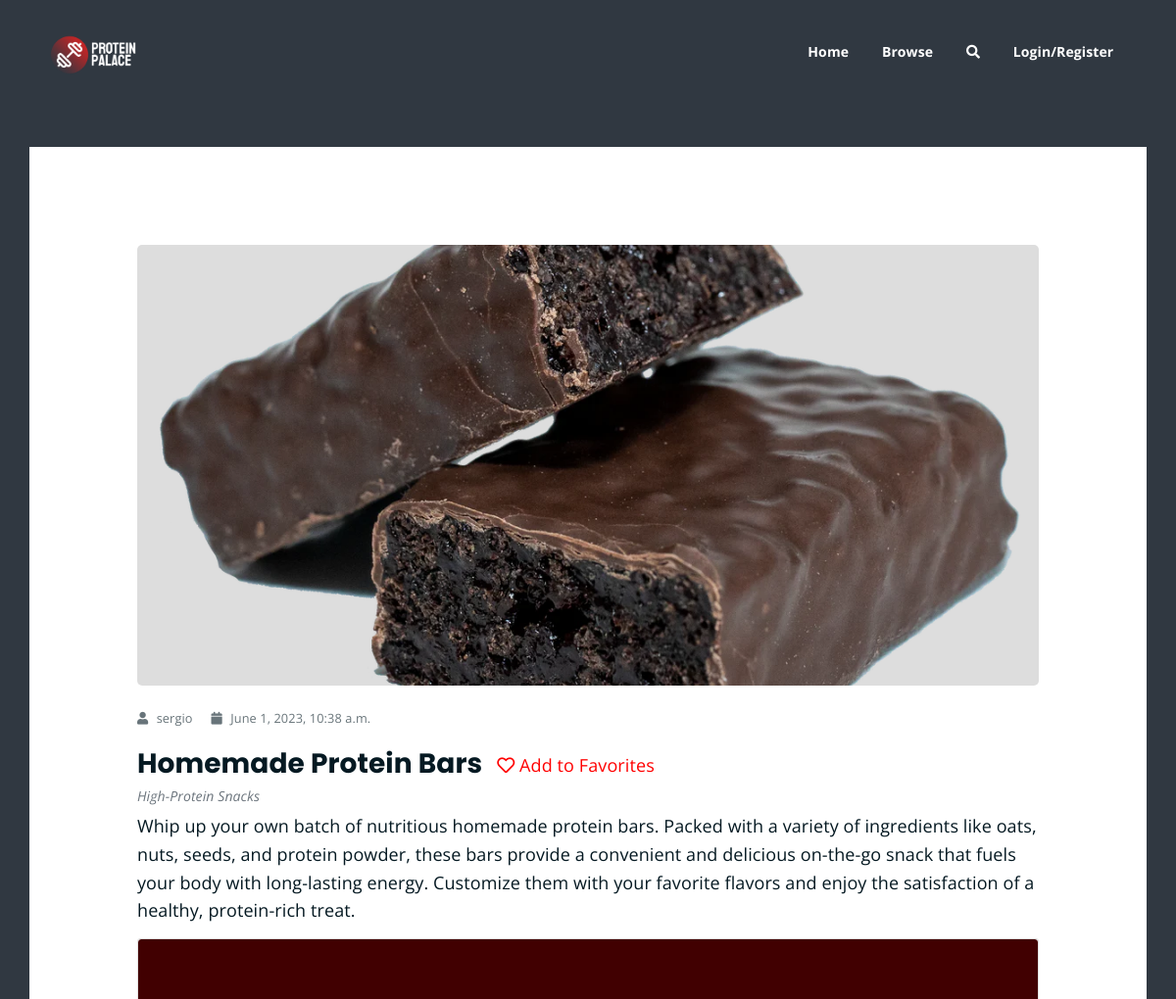
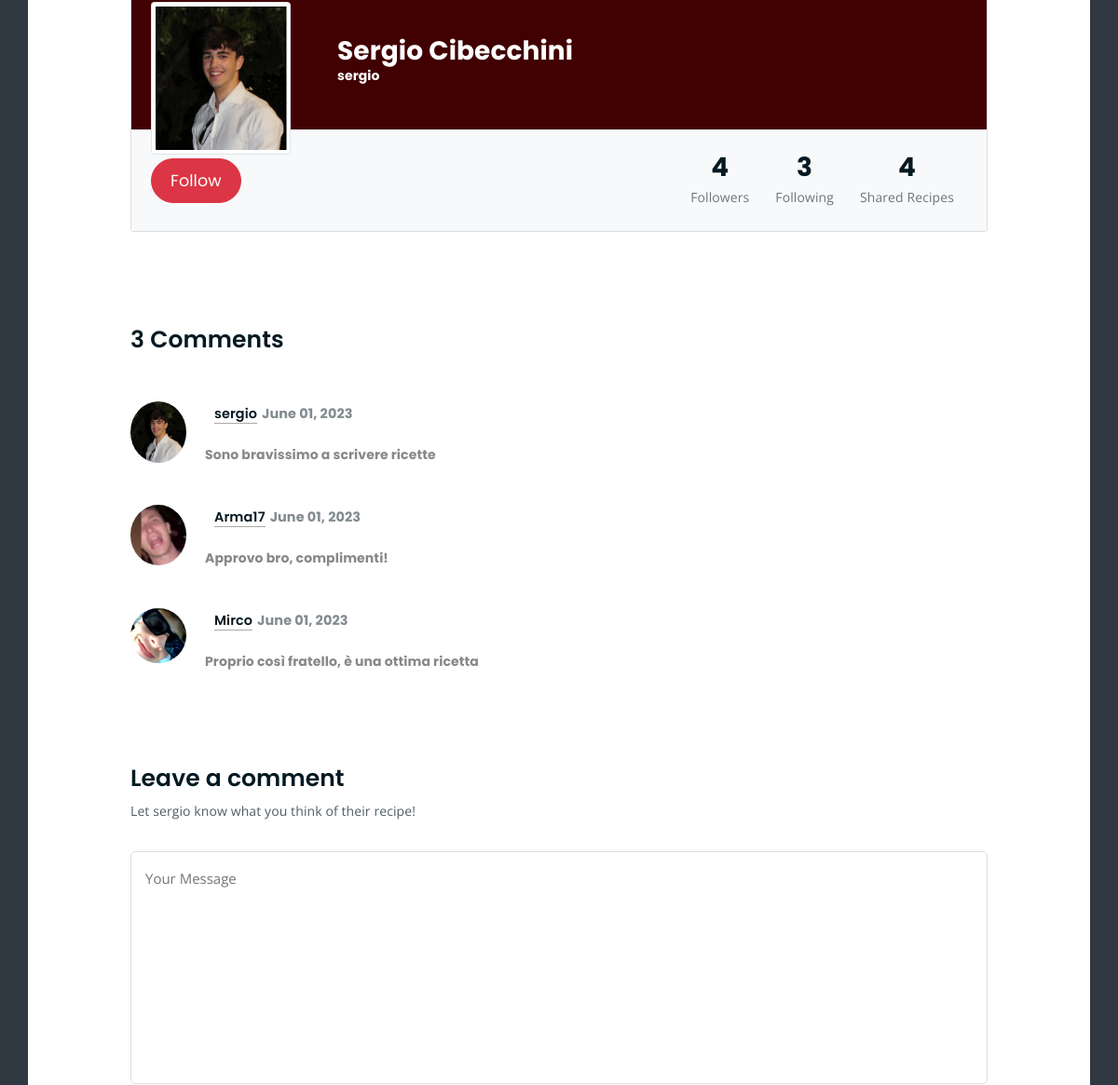
Before: /recipe/7/ (upper part) with the older database file (2 pictures, top to bottom).
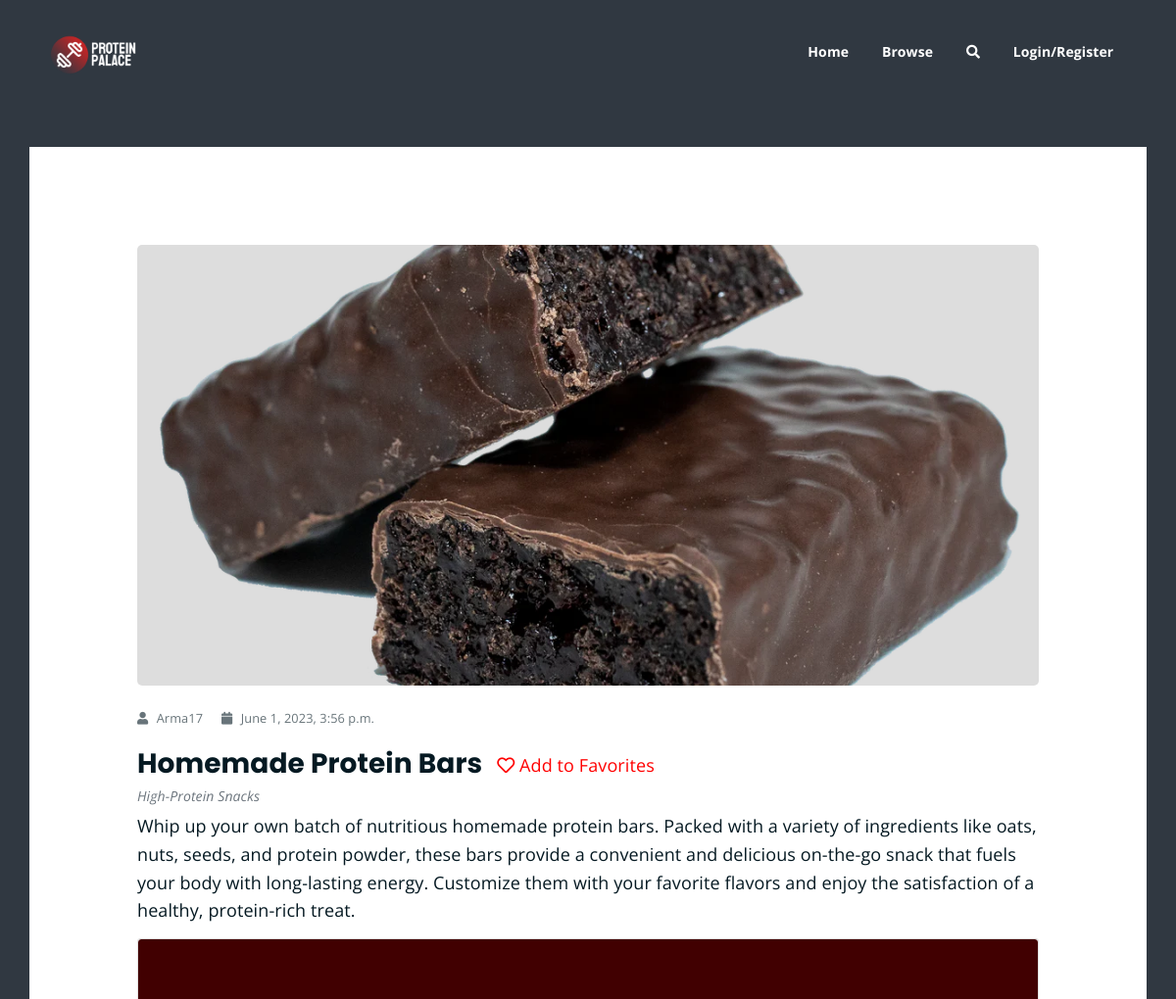
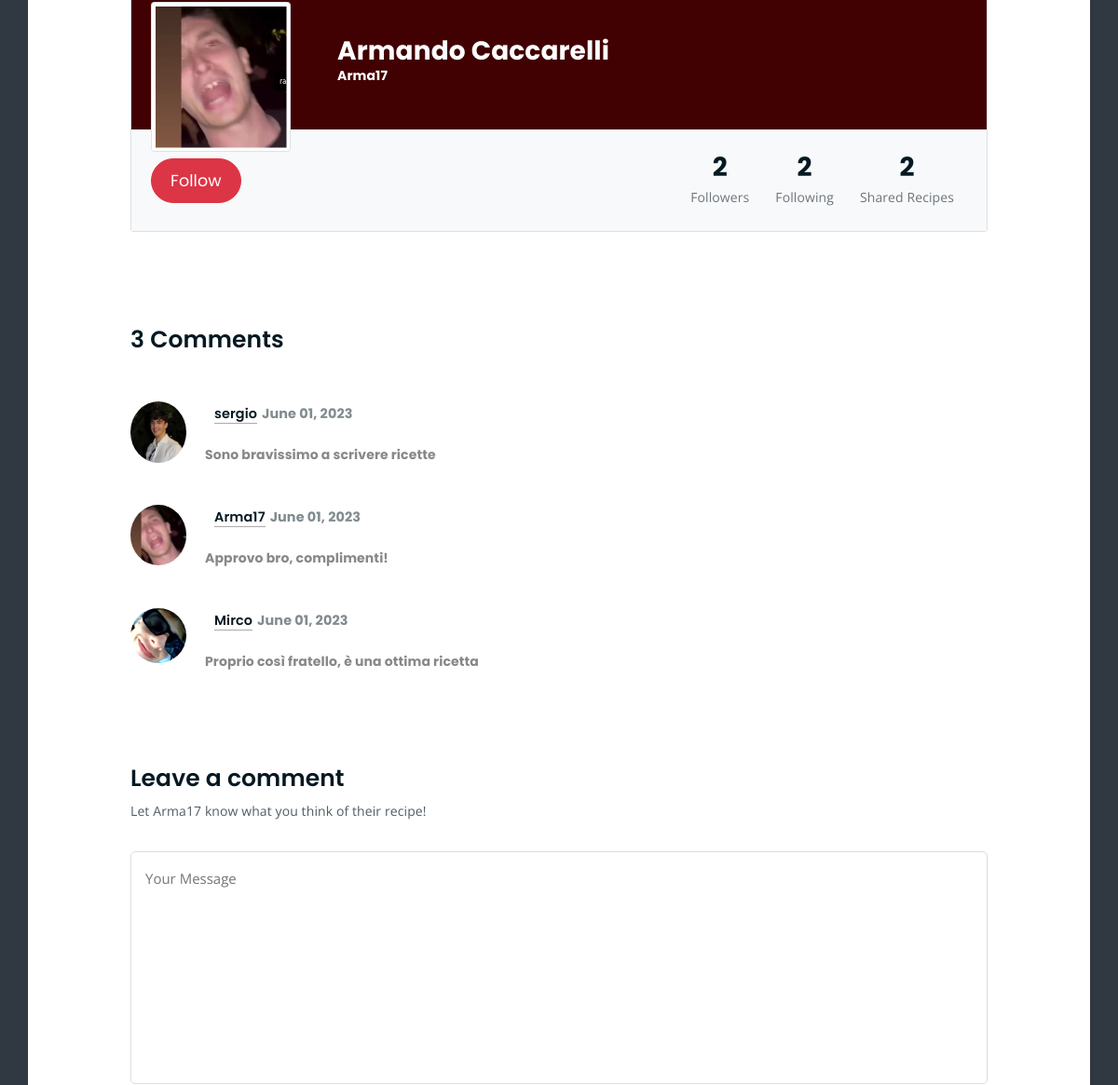
After: the same page with the newer database file (2 pictures, top to bottom).
### ProteinPalaceApp/models.py (models this page shows, shortened)
class Recipe(models.Model):
    user = models.ForeignKey(User, on_delete=models.SET_NULL, null=True)
    name = models.CharField(max_length=255)
    image = models.ImageField(upload_to=recipe_image_filename)
    description = models.TextField()
    category = models.ForeignKey('Category', on_delete=models.CASCADE)
    comments = models.ManyToManyField('Comment', blank=True)
    createdAt = models.DateTimeField(auto_now_add=True)
    updatedAt = models.DateTimeField(auto_now=True)

class Category(models.Model):
    name = models.CharField(max_length=255)
    def __str__(self):
        return self.name

class UserProfile(models.Model):
    user = models.OneToOneField(User, on_delete=models.CASCADE)
    following = models.ManyToManyField(User, related_name='followers', blank=True)
    favouriteRecipes = models.ManyToManyField('Recipe')
    profilePicture = models.ImageField(upload_to=user_profile_picture_filename, blank=True)
    createdAt = models.DateTimeField(auto_now_add=True)
    updatedAt = models.DateTimeField(auto_now=True)

class Comment(models.Model):
    user = models.ForeignKey(User, on_delete=models.CASCADE)
    content = models.TextField()
    postedAt = models.DateTimeField(auto_now_add=True)

### ProteinPalaceApp/views.py (the view, shortened to what this page needs)
# urls.py: path('recipe/<int:pk>/', views.RecipeDetailView.as_view(template_name = "single-recipe.html"), name = 'recipe-detail'),
class RecipeDetailView(DetailView):
    model = Recipe
    template_name = 'single-recipe.html'

### templates/single-recipe.html (shortened to what this page needs)
{% extends 'index.html' %}
{% load static %}
{% block content %}
	<div class="pt-150 pb-100" style = "background-color: var(--website-background);" >
		<div class="container">
			<div class="row pt-100 pb-100"  style = "background-color:white" >
				<div class="col-lg-10 mx-auto">
					<div class="single-article-section">
						<div class="single-article-text">
							<div class="single-artcile-bg" style="background-image: url('{{ recipe.image.url }}');"></div>
							<p class="blog-meta">
								<span class="author"><i class="fas fa-user"></i> {{ object.user}}</span>
								<span class="date"><i class="fas fa-calendar"></i> {{ object.updatedAt }}</span>
							</p>
							<div class="d-flex align-items-center">
								<h3 class="d-inline">{{ object.name }}</h3>
								<form action="{% url 'recipe-detail' object.pk %}" class= "mb-3 ml-1" method="POST">
									{% if request.user.is_authenticated %}
									  {% if object in request.user.userprofile.favouriteRecipes.all %}
										<button type="submit" name="unfavorite" class="btn btn-link" style="color: red;font-size: 18px;">
										  <i class="fas fa-heart"></i> Remove from Favorites
										</button>
									  {% else %}
										<button type="submit" name="favorite" class="btn btn-link" style="color: red; font-size: 18px;">
										  <i class="far fa-heart"></i> Add to Favorites
										</button>
									  {% endif %}
									{% else %}
									  <a href="{% url 'login' %}" class="btn btn-link" style="color: red;font-size: 18px;">
										<i class="far fa-heart"></i> Add to Favorites
									  </a>
									{% endif %}
								  </form>
							</div>
							<div class= "float-left font-italic text-muted" style="margin-top: -15px;"> {{ object.category }}</div>
							<p class="pt-3 " style="font-size: 18px;">
								{{ object.description }}
							</p>
						</div>
						<div>
								<div class="py-12 mt-3">
								  <div class="row d-flex justify-content-center align-items-center">
									<div class="col col-lg-12 col-xl-12">
									  <div class="card">
										<div class="rounded-top text-white d-flex flex-row" style="background-color: #410001; height:200px;">
											<a href="{% url 'profile' object.user.username %}">
											<div class=" ml-4 ms-4 mt-5 d-flex flex-column" style="width: 200px;">
											  {% if object.user.userprofile.profilePicture %}
											  <img src="{{ object.user.userprofile.profilePicture.url }}"
											  alt="Profile Picture"
											  class="img-fluid img-thumbnail mt-4 mb-2"
											  style="width: 150px; z-index: 1">
											  {% else %}
											  <img src="{% static 'img/placeholder.webp' %}"
											  alt="Profile Picture"
											  class="img-fluid img-thumbnail mt-4 mb-2 ml-4"
											  style="width: 150px; z-index: 1">
											  {% endif %}
										  </div>
										  </a>
										  <div class="ms-3" style="margin-top: 100px;">
											<a href="{% url 'profile' object.user.username %}">
												<h3 style="color:white;">{{ object.user.first_name }} {{ object.user.last_name }}</h5>
											</a>
											<a href="{% url 'profile' object.user.username %}">
												<h6 style="color:white;">{{ object.user.username }}</h6>
											</a>
										  </div>
										</div>
										<div class="p-4 text-black" style="background-color: #f8f9fa;">
										  <div class="d-flex justify-content-between text-center py-1">
											<div class="d-flex align-items-center">
												{% if request.user.is_authenticated %}
												{% if recipe.user in request.user.userprofile.following.all %}
													<form method="post">
														{% csrf_token %}
														<button type="submit" class="btn boxed-btn mr-1 btn-outline-danger  btn-lg" name="unfollow">Unfollow</button>
													</form>
												{% else %}
													<form method="post">
														{% csrf_token %}
														<button type="submit" class="btn boxed-btn mr-1 btn-outline-danger active btn-lg" name="follow">Follow</button>
													</form>
												{% endif %}
												{% else %}
												<a href="{% url 'login' %}" class="btn boxed-btn mr-1 btn-outline-danger active btn-lg">Follow</a>
												{% endif %}
											</div>
											<div class="ml-auto d-flex">
											  <div class="px-3">
												<p class="mb-1 h3">{{ object.user.userprofile.user.followers.count }}</p>
												<p class="medium text-muted mb-0">Followers</p>
											  </div>
											  <div class="px-3">
												<p class="mb-1 h3">{{ object.user.userprofile.following.count }}</p>
												<p class="medium text-muted mb-0">Following</p>
											  </div>
											  <div class="px-3">
												<p class="mb-1 h3">{{ object.user.recipe_set.count }}</p>
												<p class="medium text-muted mb-0">Shared Recipes</p>
											  </div>
											</div>
										  </div>
										</div>
									</div>
								</div>
						</div>
						<div class="comments-list-wrap">
							<h3 class="comment-count-title">{{ recipe.comments.count }} Comments</h3>
							<div class="comment-list">
								{% for comment in recipe.comments.all %}
								<div class="single-comment-body">
									<div class="comment-user-avater">
										<a href="{% url 'profile' comment.user.username %}">
											<img src="{{ comment.user.userprofile.profilePicture.url }}" alt="Profile Picture">
										</a>
									</div>
									<div class="comment-text-body">
										<h4> <a href="{% url 'profile' comment.user.username %}">{{ comment.user.username }}</a><span class="comment-date">{{ comment.postedAt|date:"F d, Y" }}</span> </h4>
										<p class="h6">{{ comment.content }}</p>
									</div>
								</div>
								{% endfor %}
							</div>
						</div>
						<div class="comment-template">
							<h4>Leave a comment</h4>
							<p>Let {{ object.user.username }} know what you think of their recipe!</p>
							<form method="POST" action="{% url 'comment-create' %}">
								<p><textarea name="content" cols="30" rows="10" placeholder="Your Message"></textarea></p>
							</form>
						</div>
					</div>
				</div>
			</div>
		</div>
	</div>
{% endblock %}

### templates/index.html (shortened to what this page needs)
<!DOCTYPE html>
<html lang="en">
<head>
	{% load static %}
<link rel="stylesheet" href="{% static 'styles/all.min.css' %}">
<link rel="stylesheet" href="{% static 'bootstrap/css/bootstrap.min.css' %}">
<link rel="stylesheet" href="{% static 'styles/owl.carousel.css' %}">
<link rel="stylesheet" href="{% static 'styles/magnific-popup.css' %}">
<link rel="stylesheet" href="{% static 'styles/animate.css' %}">
<link rel="stylesheet" href="{% static 'styles/meanmenu.min.css' %}">
<link rel="stylesheet" href="{% static 'styles/main.css' %}" />
<link rel="stylesheet" href="{% static 'styles/responsive.css' %}">
</head>
<body>
	{% block body %}
	<div class="top-header-area" id="sticker">
		<div class="container">
			<div class="row">
				<div class="col-lg-12 col-sm-12 text-center">
					<div class="main-menu-wrap">
						<div class="site-logo">
							<a href="{% url 'home' %}">
								<img src="{% static 'img/logo.png' %}" alt="">
							</a>
						</div>
						<nav class="main-menu">
							<ul>
								<li{% if current_page == 'home' %} class="current-list-item"{% endif %}><a href="{% url 'home' %}">Home</a></li>
								<li{% if current_page == 'browse' %} class="current-list-item"{% endif %}><a href="{% url 'browse' %}">Browse</a></li>
								<li>
									<a class="mobile-hide search-bar-icon" href="#"><i class="fas fa-search"></i></a>
								</li>
								<li>
									{% if  user.is_authenticated %}
									<a class="shopping-cart" href="{% url 'favorites' %}"><i class="fas fa-heart"></i></a>
									{% else %}
									<a class="shopping-cart" href="{% url 'login' %}">Login/Register</a>
									{% endif %}
								</li>
							</ul>
						</nav>
					</div>
				</div>
			</div>
		</div>
	</div>
{% block content %}{% endblock %}
{% endblock %}
</body>
</html>

### static/styles/main.css (style rules this page uses)
:root { --website-accents: #D72323; --website-hover: #F2F2F2; --website-background: #303841; --website-text: #EEEEEE; --website-touches: #3A4750; }
html { font-size: 14px; font-weight: 400; line-height: 28px; height: 100%; }
body { font-family: "Open Sans", sans-serif; font-weight: 400; font-size: 1rem; letter-spacing: 0.1px; line-height: 1.8; color: var(--website-background); overflow-x: hidden; }
body img { max-width: 100%; }
a { cursor: pointer; text-decoration: none; -webkit-transition: all 0.2s ease-in-out; -o-transition: all 0.2s ease-in-out; transition: all 0.2s ease-in-out; }
h1, .h1, h2, .h2, h3, .h3, h4, .h4, h5, .h5, h6, .h6 { font-family: "Poppins", sans-serif; font-weight: 700; margin: 0 0 1.25rem 0; color: #051922; }
h1:last-child, .h1:last-child, h2:last-child, .h2:last-child, h3:last-child, .h3:last-child, h4:last-child, .h4:last-child, h5:last-child, .h5:last-child, h6:last-child, .h6:last-child { margin: 0; }
h3, .h3 { font-size: 2rem; font-weight: 700; line-height: 2.25rem; }
h4, .h4 { font-size: 1.5rem; font-weight: 700; line-height: 1.75rem; }
h6, .h6 { font-size: 1rem; font-weight: 700; line-height: 1.5rem; }
p { font-family: "Open Sans", sans-serif; font-weight: 400; font-size: 1rem; letter-spacing: 0.1px; line-height: 1.8; color: #051922; margin: 0 0 1.25rem 0; }
p:last-child { margin: 0; }
.pt-100 { padding-top: 100px; }
.pb-100 { padding-bottom: 100px; }
.pt-150 { padding-top: 150px; }
a.boxed-btn { font-family: 'Poppins', sans-serif; display: inline-block; background-color: var(--website-accents); color: #fff; padding: 10px 20px; }
a.boxed-btn, a.bordered-btn, a.cart-btn { border-radius: 50px; }
.top-header-area { position: absolute; z-index: 999; width: 100%; padding: 25px 0; }
nav.main-menu ul { margin: 0; padding: 0; list-style: none; text-align: right; }
nav.main-menu ul li { display: inline-block; }
nav.main-menu ul li a { color: #fff; font-weight: 700; display: block; padding: 15px; }
nav.main-menu ul > li { position: relative; }
.site-logo { float: left; max-width: 100px; }
.main-menu-wrap { position: relative; }
.site-logo { padding: 6px 0; }
nav.main-menu li a { -webkit-transition: 0.3s; -o-transition: 0.3s; transition: 0.3s; }
.top-header-area { -webkit-transition: 0.3s; -o-transition: 0.3s; transition: 0.3s; }
a.boxed-btn { -webkit-transition: 0.3s; -o-transition: 0.3s; transition: 0.3s; }
.comment-text-body h4 a { -webkit-transition: 0.3s; -o-transition: 0.3s; transition: 0.3s; }
html, body { height: 100%; }
p.blog-meta span { margin-right: 15px; opacity: 0.6; color: #051922; font-size: 0.85em; }
p.blog-meta span:last-child { margin-right: 0; }
p.blog-meta span i { margin-right: 5px; }
.single-artcile-bg { height: 450px; }
.single-artcile-bg { background-size: cover; background-position: center; background-color: #ddd; border-radius: 5px; margin-bottom: 20px; }
.single-article-text p { font-size: 15px; line-height: 1.6; color: #051922; }
.comments-list-wrap { margin: 100px 0; }
.comments-list-wrap h3 { font-size: 25px; font-weight: 600; margin-bottom: 50px; }
.comment-template h4 { font-size: 25px; font-weight: 600; margin-bottom: 50px; }
.single-comment-body { position: relative; }
.comment-user-avater { position: absolute; left: 0; top: 0; }
.comment-user-avater img { width: 60px; max-width: 60px; border-radius: 50%; }
.comment-text-body { padding-left: 80px; margin-bottom: 40px; }
.comment-text-body h4 { font-size: 18px; font-weight: 600; }
span.comment-date { opacity: 0.5; font-size: 80%; font-weight: 700; margin-left: 5px; }
.comment-text-body h4 a { color: #051922; font-size: 80%; margin-left: 10px; border-bottom: 1px solid #aaa; }
.comment-text-body p { color: #888; line-height: 2; margin: 0; }
.comment-template h4 { margin-bottom: 10px; }
.comment-template > p { opacity: 0.7; margin-bottom: 30px; }
.comment-template form p textarea { border: 1px solid #ddd; padding: 15px; font-size: 15px; color: #051922; border-radius: 5px; height: 250px; resize: none; width: 100%; }

Changed rows visible on the page:
changed Recipe "Homemade Protein Bars": user "sergio" → "Arma17"; updatedAt "June 1, 2023, 10:38 a.m." → "June 1, 2023, 3:56 p.m."; user.userprofile.profilePicture: a different picture; user.first_name "Sergio" → "Armando"; user.last_name "Cibecchini" → "Caccarelli"; user.username "sergio" → "Arma17"; user.userprofile.user.followers.count "4" → "2"; user.userprofile.following.count "3" → "2"; user.recipe_set.count "4" → "2"
